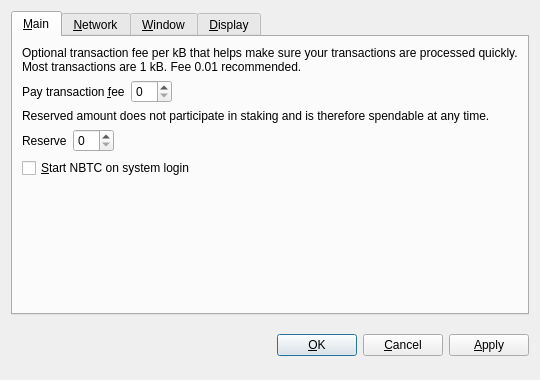
<?xml version="1.0" encoding="UTF-8"?>
<ui version="4.0">
 <class>OptionsDialog</class>
 <widget class="QDialog" name="OptionsDialog">
  <property name="geometry">
   <rect>
    <x>0</x>
    <y>0</y>
    <width>540</width>
    <height>380</height>
   </rect>
  </property>
  <property name="windowTitle">
   <string>Options</string>
  </property>
  <property name="styleSheet">
   <string notr="true">background-image: url(:/images/2s);</string>
  </property>
  <property name="modal">
   <bool>true</bool>
  </property>
  <layout class="QVBoxLayout" name="verticalLayout">
   <item>
    <widget class="QTabWidget" name="tabWidget">
     <property name="tabPosition">
      <enum>QTabWidget::North</enum>
     </property>
     <property name="currentIndex">
      <number>0</number>
     </property>
     <widget class="QWidget" name="tabMain">
      <attribute name="title">
       <string>&amp;Main</string>
      </attribute>
      <layout class="QVBoxLayout" name="verticalLayout_Main">
       <item>
        <widget class="QLabel" name="transactionFeeInfoLabel">
         <property name="text">
          <string>Optional transaction fee per kB that helps make sure your transactions are processed quickly. Most transactions are 1 kB. Fee 0.01 recommended.</string>
         </property>
         <property name="textFormat">
          <enum>Qt::PlainText</enum>
         </property>
         <property name="wordWrap">
          <bool>true</bool>
         </property>
        </widget>
       </item>
       <item>
        <layout class="QHBoxLayout" name="horizontalLayoutFee">
         <item>
          <widget class="QLabel" name="transactionFeeLabel">
           <property name="text">
            <string>Pay transaction &amp;fee</string>
           </property>
           <property name="textFormat">
            <enum>Qt::PlainText</enum>
           </property>
           <property name="buddy">
            <cstring>transactionFee</cstring>
           </property>
          </widget>
         </item>
         <item>
          <widget class="BitcoinAmountField" name="transactionFee"/>
         </item>
         <item>
          <spacer name="horizontalSpacerFee">
           <property name="orientation">
            <enum>Qt::Horizontal</enum>
           </property>
           <property name="sizeHint" stdset="0">
            <size>
             <width>40</width>
             <height>20</height>
            </size>
           </property>
          </spacer>
         </item>
        </layout>
       </item>
       <item>
        <widget class="QLabel" name="reserveBalanceInfoLabel">
         <property name="text">
          <string>Reserved amount does not participate in staking and is therefore spendable at any time.</string>
         </property>
         <property name="textFormat">
          <enum>Qt::PlainText</enum>
         </property>
         <property name="wordWrap">
          <bool>true</bool>
         </property>
        </widget>
       </item>
       <item>
        <layout class="QHBoxLayout" name="horizontalLayoutReserveBalance">
         <item>
          <widget class="QLabel" name="reserveBalanceLabel">
           <property name="text">
            <string>Reserve</string>
           </property>
           <property name="textFormat">
            <enum>Qt::PlainText</enum>
           </property>
           <property name="buddy">
            <cstring>reserveBalance</cstring>
           </property>
          </widget>
         </item>
         <item>
          <widget class="BitcoinAmountField" name="reserveBalance"/>
         </item>
         <item>
          <spacer name="horizontalSpacerReserveBalance">
           <property name="orientation">
            <enum>Qt::Horizontal</enum>
           </property>
           <property name="sizeHint" stdset="0">
            <size>
             <width>40</width>
             <height>20</height>
            </size>
           </property>
          </spacer>
         </item>
        </layout>
       </item>
       <item>
        <widget class="QCheckBox" name="bitcoinAtStartup">
         <property name="toolTip">
          <string>Automatically start NBTC after logging in to the system.</string>
         </property>
         <property name="text">
          <string>&amp;Start NBTC on system login</string>
         </property>
        </widget>
       </item>
       <item>
        <spacer name="verticalSpacer_Main">
         <property name="orientation">
          <enum>Qt::Vertical</enum>
         </property>
         <property name="sizeHint" stdset="0">
          <size>
           <width>20</width>
           <height>40</height>
          </size>
         </property>
        </spacer>
       </item>
      </layout>
     </widget>
     <widget class="QWidget" name="tabNetwork">
      <attribute name="title">
       <string>&amp;Network</string>
      </attribute>
      <layout class="QVBoxLayout" name="verticalLayout_Network">
       <item>
        <widget class="QCheckBox" name="mapPortUpnp">
         <property name="toolTip">
          <string>Automatically open the NBTC client port on the router. This only works when your router supports UPnP and it is enabled.</string>
         </property>
         <property name="text">
          <string>Map port using &amp;UPnP</string>
         </property>
        </widget>
       </item>
       <item>
        <widget class="QCheckBox" name="connectSocks">
         <property name="toolTip">
          <string>Connect to the NBTC network through a SOCKS proxy (e.g. when connecting through Tor).</string>
         </property>
         <property name="text">
          <string>&amp;Connect through SOCKS proxy:</string>
         </property>
        </widget>
       </item>
       <item>
        <layout class="QHBoxLayout" name="horizontalLayout_Network">
         <item>
          <widget class="QLabel" name="proxyIpLabel">
           <property name="text">
            <string>Proxy &amp;IP:</string>
           </property>
           <property name="textFormat">
            <enum>Qt::PlainText</enum>
           </property>
           <property name="buddy">
            <cstring>proxyIp</cstring>
           </property>
          </widget>
         </item>
         <item>
          <widget class="QValidatedLineEdit" name="proxyIp">
           <property name="maximumSize">
            <size>
             <width>140</width>
             <height>16777215</height>
            </size>
           </property>
           <property name="toolTip">
            <string>IP address of the proxy (e.g. 127.0.0.1)</string>
           </property>
          </widget>
         </item>
         <item>
          <widget class="QLabel" name="proxyPortLabel">
           <property name="text">
            <string>&amp;Port:</string>
           </property>
           <property name="textFormat">
            <enum>Qt::PlainText</enum>
           </property>
           <property name="buddy">
            <cstring>proxyPort</cstring>
           </property>
          </widget>
         </item>
         <item>
          <widget class="QLineEdit" name="proxyPort">
           <property name="maximumSize">
            <size>
             <width>55</width>
             <height>16777215</height>
            </size>
           </property>
           <property name="toolTip">
            <string>Port of the proxy (e.g. 9050)</string>
           </property>
          </widget>
         </item>
         <item>
          <widget class="QLabel" name="socksVersionLabel">
           <property name="text">
            <string>SOCKS &amp;Version:</string>
           </property>
           <property name="textFormat">
            <enum>Qt::PlainText</enum>
           </property>
           <property name="buddy">
            <cstring>socksVersion</cstring>
           </property>
          </widget>
         </item>
         <item>
          <widget class="QValueComboBox" name="socksVersion">
           <property name="toolTip">
            <string>SOCKS version of the proxy (e.g. 5)</string>
           </property>
          </widget>
         </item>
         <item>
          <spacer name="horizontalSpacer_Network">
           <property name="orientation">
            <enum>Qt::Horizontal</enum>
           </property>
           <property name="sizeHint" stdset="0">
            <size>
             <width>40</width>
             <height>20</height>
            </size>
           </property>
          </spacer>
         </item>
        </layout>
       </item>
       <item>
        <spacer name="verticalSpacer_Network">
         <property name="orientation">
          <enum>Qt::Vertical</enum>
         </property>
         <property name="sizeHint" stdset="0">
          <size>
           <width>20</width>
           <height>40</height>
          </size>
         </property>
        </spacer>
       </item>
      </layout>
     </widget>
     <widget class="QWidget" name="tabWindow">
      <attribute name="title">
       <string>&amp;Window</string>
      </attribute>
      <layout class="QVBoxLayout" name="verticalLayout_Window">
       <item>
        <widget class="QCheckBox" name="minimizeToTray">
         <property name="toolTip">
          <string>Show only a tray icon after minimizing the window.</string>
         </property>
         <property name="text">
          <string>&amp;Minimize to the tray instead of the taskbar</string>
         </property>
        </widget>
       </item>
       <item>
        <widget class="QCheckBox" name="minimizeOnClose">
         <property name="toolTip">
          <string>Minimize instead of exit the application when the window is closed. When this option is enabled, the application will be closed only after selecting Quit in the menu.</string>
         </property>
         <property name="text">
          <string>M&amp;inimize on close</string>
         </property>
        </widget>
       </item>
       <item>
        <spacer name="verticalSpacer_Window">
         <property name="orientation">
          <enum>Qt::Vertical</enum>
         </property>
         <property name="sizeHint" stdset="0">
          <size>
           <width>20</width>
           <height>40</height>
          </size>
         </property>
        </spacer>
       </item>
      </layout>
     </widget>
     <widget class="QWidget" name="tabDisplay">
      <attribute name="title">
       <string>&amp;Display</string>
      </attribute>
      <layout class="QVBoxLayout" name="verticalLayout_Display">
       <item>
        <layout class="QHBoxLayout" name="horizontalLayout_1_Display">
         <item>
          <widget class="QLabel" name="langLabel">
           <property name="text">
            <string>User Interface &amp;language:</string>
           </property>
           <property name="textFormat">
            <enum>Qt::PlainText</enum>
           </property>
           <property name="buddy">
            <cstring>lang</cstring>
           </property>
          </widget>
         </item>
         <item>
          <widget class="QValueComboBox" name="lang">
           <property name="toolTip">
            <string>The user interface language can be set here. This setting will take effect after restarting NBTC.</string>
           </property>
          </widget>
         </item>
        </layout>
       </item>
       <item>
        <layout class="QHBoxLayout" name="horizontalLayout_2_Display">
         <item>
          <widget class="QLabel" name="unitLabel">
           <property name="text">
            <string>&amp;Unit to show amounts in:</string>
           </property>
           <property name="textFormat">
            <enum>Qt::PlainText</enum>
           </property>
           <property name="buddy">
            <cstring>unit</cstring>
           </property>
          </widget>
         </item>
         <item>
          <widget class="QValueComboBox" name="unit">
           <property name="toolTip">
            <string>Choose the default subdivision unit to show in the interface and when sending coins.</string>
           </property>
          </widget>
         </item>
        </layout>
       </item>
       <item>
        <widget class="QCheckBox" name="displayAddresses">
         <property name="toolTip">
          <string>Whether to show NBTC addresses in the transaction list or not.</string>
         </property>
         <property name="text">
          <string>&amp;Display addresses in transaction list</string>
         </property>
        </widget>
       </item>
       <item>
        <widget class="QCheckBox" name="coinControlFeatures">
         <property name="toolTip">
          <string>Whether to show coin control features or not.</string>
         </property>
         <property name="text">
          <string>Display coin &amp;control features (experts only!)</string>
         </property>
        </widget>
       </item>
       <item>
        <spacer name="verticalSpacer_Display">
         <property name="orientation">
          <enum>Qt::Vertical</enum>
         </property>
         <property name="sizeHint" stdset="0">
          <size>
           <width>20</width>
           <height>40</height>
          </size>
         </property>
        </spacer>
       </item>
      </layout>
     </widget>
    </widget>
   </item>
   <item>
    <layout class="QHBoxLayout" name="horizontalLayout_Buttons">
     <item>
      <spacer name="horizontalSpacer_1">
       <property name="orientation">
        <enum>Qt::Horizontal</enum>
       </property>
       <property name="sizeHint" stdset="0">
        <size>
         <width>40</width>
         <height>48</height>
        </size>
       </property>
      </spacer>
     </item>
     <item>
      <widget class="QLabel" name="statusLabel">
       <property name="font">
        <font>
         <weight>75</weight>
         <bold>true</bold>
        </font>
       </property>
       <property name="text">
        <string/>
       </property>
       <property name="textFormat">
        <enum>Qt::PlainText</enum>
       </property>
       <property name="wordWrap">
        <bool>true</bool>
       </property>
      </widget>
     </item>
     <item>
      <spacer name="horizontalSpacer_2">
       <property name="orientation">
        <enum>Qt::Horizontal</enum>
       </property>
       <property name="sizeHint" stdset="0">
        <size>
         <width>40</width>
         <height>48</height>
        </size>
       </property>
      </spacer>
     </item>
     <item>
      <widget class="QPushButton" name="okButton">
       <property name="text">
        <string>&amp;OK</string>
       </property>
      </widget>
     </item>
     <item>
      <widget class="QPushButton" name="cancelButton">
       <property name="text">
        <string>&amp;Cancel</string>
       </property>
       <property name="autoDefault">
        <bool>false</bool>
       </property>
      </widget>
     </item>
     <item>
      <widget class="QPushButton" name="applyButton">
       <property name="text">
        <string>&amp;Apply</string>
       </property>
       <property name="autoDefault">
        <bool>false</bool>
       </property>
      </widget>
     </item>
    </layout>
   </item>
  </layout>
 </widget>
 <customwidgets>
  <customwidget>
   <class>BitcoinAmountField</class>
   <extends>QSpinBox</extends>
   <header>bitcoinamountfield.h</header>
   <container>1</container>
  </customwidget>
  <customwidget>
   <class>QValueComboBox</class>
   <extends>QComboBox</extends>
   <header>qvaluecombobox.h</header>
  </customwidget>
  <customwidget>
   <class>QValidatedLineEdit</class>
   <extends>QLineEdit</extends>
   <header>qvalidatedlineedit.h</header>
  </customwidget>
 </customwidgets>
 <resources/>
 <connections/>
</ui>
